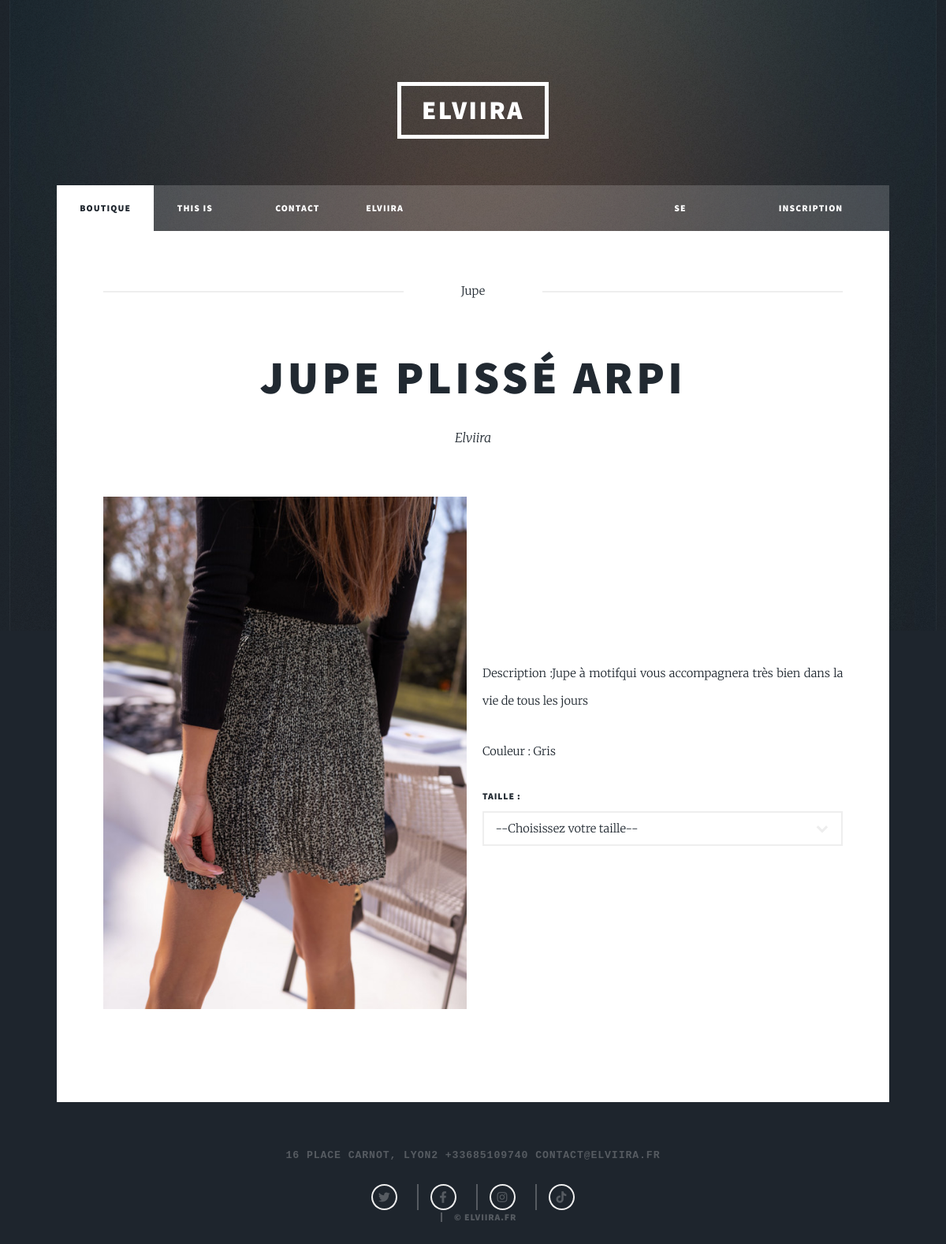
Page /Elviira/produit.php?idProduit=4 on the committed database.
### tables this page shows
CREATE TABLE `produit` (
  `numProduit` int NOT NULL,
  `nomProduit` varchar(255) NOT NULL,
  `couleurProduit` varchar(255) NOT NULL,
  `prixUnitaireProduit` float NOT NULL,
  `descriptionProduit` varchar(255) NOT NULL,
  `qteProduit` int NOT NULL,
  `nomTypeProduit` varchar(255) NOT NULL,
  `nomMarque` varchar(255) NOT NULL
);

### Elviira/produit.php (the view, shortened to what this page needs)
<!DOCTYPE HTML>
<html>
<?php
$host = "localhost";
$user = "root";
$password = "root";
$bdd = "elviira";
try {
    $cnn = new PDO("mysql:host=$host;dbname=$bdd;charset=utf8",$user, $password, array(PDO::ATTR_ERRMODE => PDO::ERRMODE_EXCEPTION));
}
catch(PDOExeption $e) {
    echo "Erreur : " . $e->getMessage();
}
?>
<head>
    <link rel="stylesheet" href="assets/css/main.css" />
</head>
<body class="is-preload">
    <div id="wrapper">
        <header id="header">
            <a href="index.php" class="logo">Elviira</a>
        </header>
        <nav id="nav">
            <ul class="links">
                <li class="active"><a href="index.php">Boutique</a></li>
                <li><a href="infoElviira.php">This is Elviira</a></li>
                <li><a href="contact.php">Contact</a></li>
                <li><a href="appli.php">Elviira mobile</a></li>
                <?php
                if (!isset($_SESSION['mailUser'])) {
                    echo '<li style="padding-left: 265px"><a href="connexion.php">Se Connecter</a></li>';
                    echo '<li style="padding-left: 0px"><a href="inscription.php">Inscription</a></li>';
                } else {
                    echo '<li style="padding-left: 405px"><a href="monCompte.php">Mon Compte</a></li>';
                }
                ?>
            </ul>
        </nav>
        <div id="main">
            <section class="post">
            <?php
            if (isset($_GET['idProduit'])) {
                $resultat = $cnn -> prepare('SELECT produit.numProduit, nomProduit, nomTypeProduit, couleurProduit, descriptionProduit
                                             FROM produit
                                             WHERE produit.numProduit = :numProduit');
                $resultat->bindParam(':numProduit', $_GET['idProduit'], PDO::PARAM_INT);
                $resultat->execute();
                while ($ligne = $resultat -> fetch())
                { ?>
                <header class="major">
                    <span class="date"><?php echo $ligne['nomTypeProduit']; ?></span>
                    <h1><?php echo $ligne['nomProduit']; ?></h1>
                    <p>Elviira</p>
                </header>
                <div class="image main" style="display: flex; align-items: center;">
                    <img src="images/produit/<?php echo $ligne['nomProduit']; ?>.jpg" alt="" style="width: auto; height: 650px" />
                    <div style="margin-left: 20px;">
                        <p>Description :<?php echo $ligne['descriptionProduit']; ?></p>
                        <p>Couleur : <?php echo $ligne['couleurProduit']; ?></p>
                        <label for="taille">Taille :</label>
                        <?php
                        if (isset($_GET['idProduit'])) {
                            ?>
                            <select name="tailleProduit" id="taille">
                                <option value="">--Choisissez votre taille--</option>
                            <?php
                        }
                            ?>
                            </select>
                    </div>
                </div>
                <?php
                }
            }
            ?>
            </section>
        </div>
    <div id="copyright">
        <ul>
            <li>
                <pre>16 place Carnot, Lyon2 +33685109740 contact@elviira.fr</pre>
            </li>
            <ul class="icons alt">
                <li><a href="#" class="icon brands alt fa-twitter"><span class="label">Twitter</span></a></li>
                <li><a href="#" class="icon brands alt fa-facebook-f"><span class="label">Facebook</span></a>
                </li>
                <li><a href="https://www.instagram.com/elviira.fr/" class="icon brands alt fa-instagram"></a></li>
                <li><a href="#" class="icon brands alt fa-tiktok"><span class="label">Tiktok</span></a></li>
            </ul>
            <li>&copy; Elviira.fr</li>
        </ul>
    </div>
    </div>
</body>
</html>

### rows in the picture
produit: nomTypeProduit "Jupe", nomProduit "JUPE PLISSÉ ARPI", nomProduit (picture), descriptionProduit "Jupe à motifqui vous accompagnera très bien dans la vie de tous les jours", couleurProduit "Gris"
